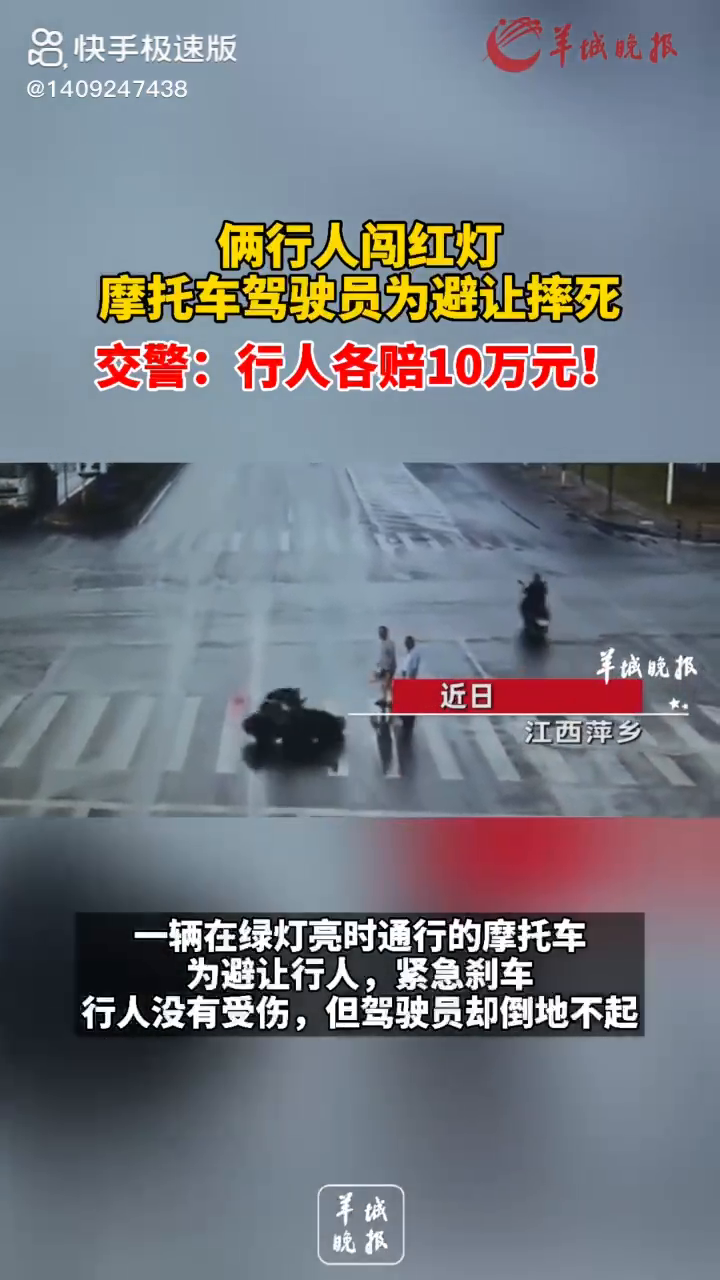
#> input picture frame 45 of video.avi, 720 x 1280 px
$ python videoDemo01.py
#> lines starting #> are read from the running program, lines starting #| are printed output that depends on the picture
import numpy as np
import cv2 as cv

# Press the green button in the gutter to run the script.
if __name__ == '__main__':
    cap = cv.VideoCapture('video.avi')
    while cap.isOpened():
        ret, frame = cap.read()
#> frame is the input picture: shape (1280, 720, 3); mean B, G, R 129.6, 121.6, 118
        # 如果正确读取帧，ret为True
        if not ret:
            print("Can't receive frame (stream end?). Exiting ...")
            break
        gray = cv.cvtColor(frame, cv.COLOR_BGR2GRAY)
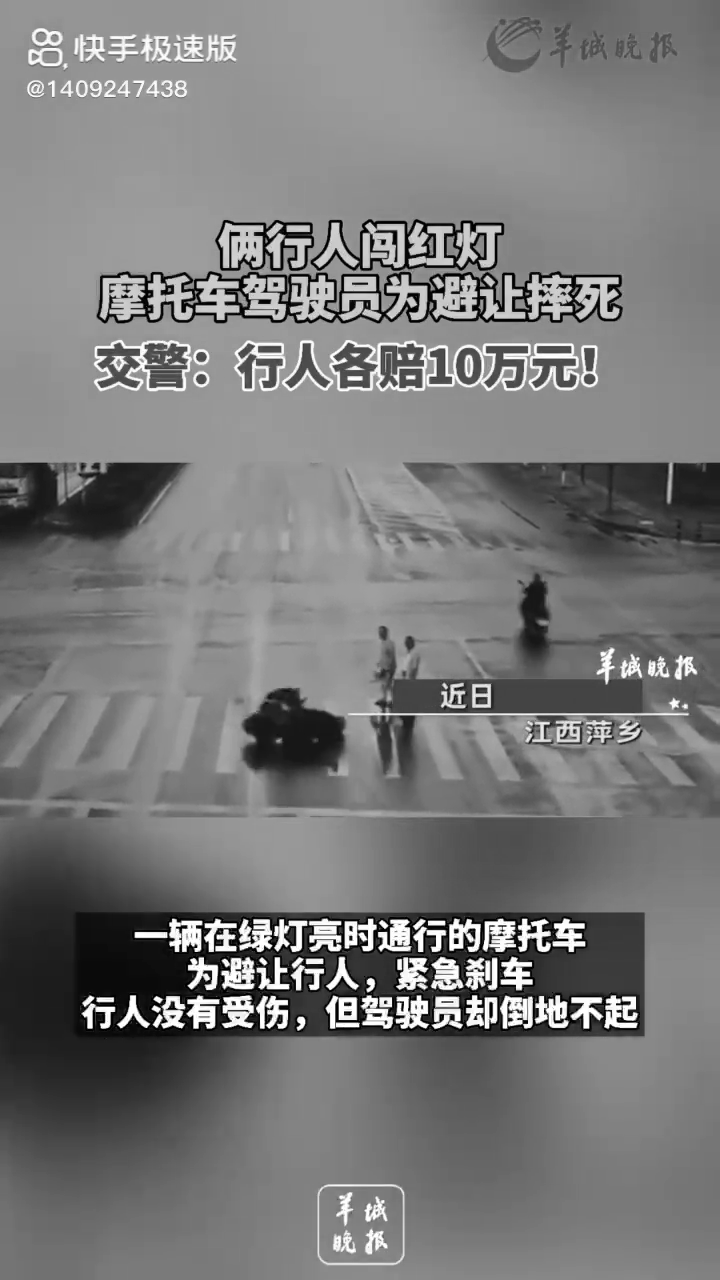
#> gray: shape (1280, 720); min 0, max 255, mean 121.4
        cv.imshow('frame', gray)
        if cv.waitKey(25) == ord('q'):
#> (key q is pressed here)
            break
# 完成所有操作后，释放捕获器

cap.release()
cv.destroyAllWindows()

$ run again, starting later in the video
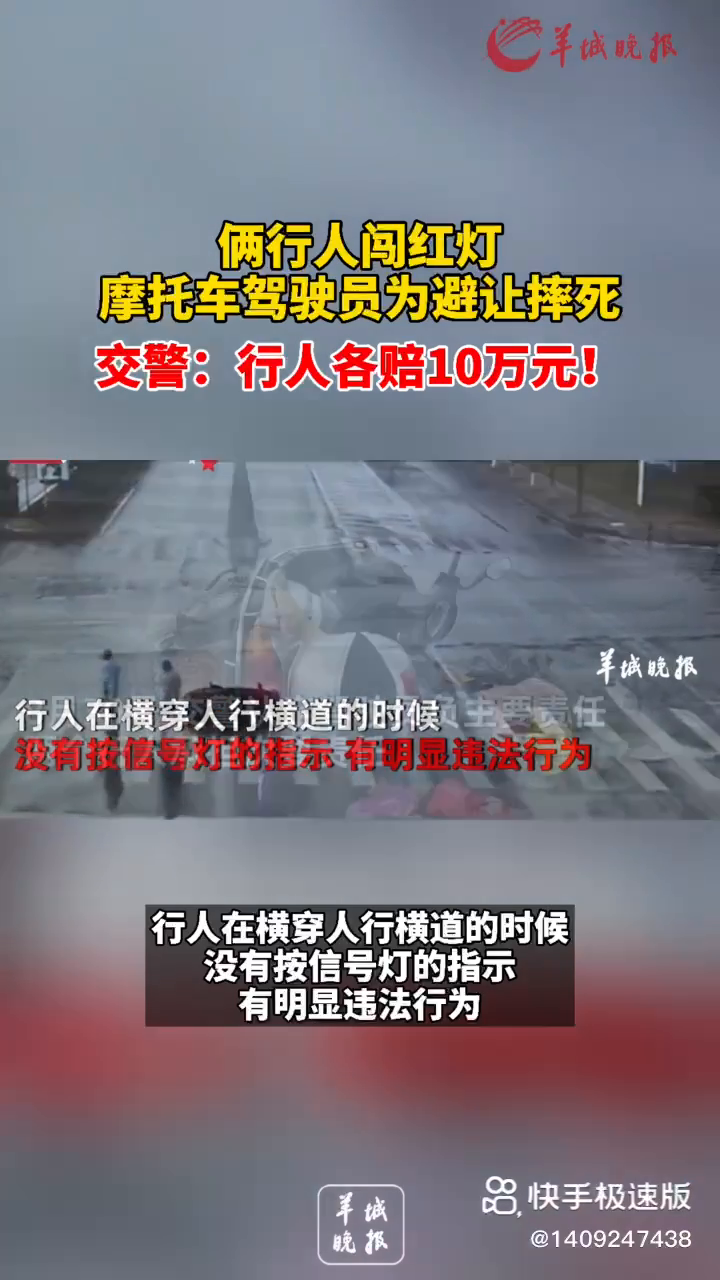
#> input picture frame 205 of video.avi, 720 x 1280 px
#> frame is the input picture: shape (1280, 720, 3); mean B, G, R 126.2, 119.6, 125.1
#> `gray = cv.cvtColor(frame, cv.COLOR_BGR2GRAY)`:
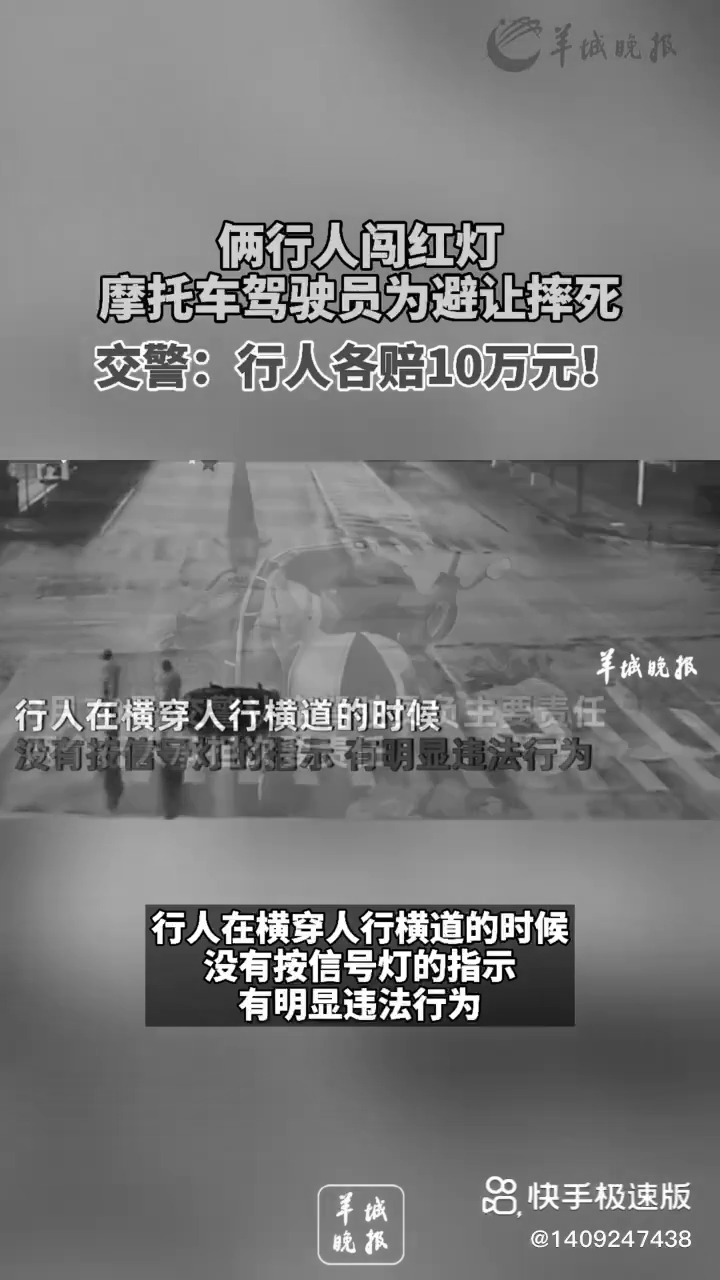
#> gray: shape (1280, 720); min 0, max 255, mean 122
